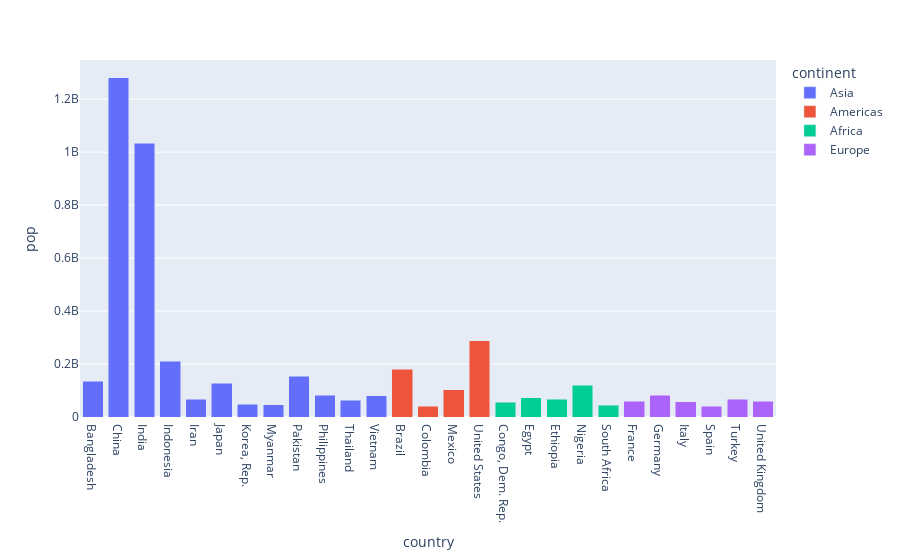

The notebook cell this image was saved under:
### Code cell
fig = px.bar(dados, x='country', y='pop',color='continent', barmode='stack')
fig

### Figure 1 — Plotly figure (JSON) as saved in the notebook; plotly's stock layout.template omitted (floating-point values rounded to 4 significant figures)
{"data": [{"alignmentgroup": "True", "hovertemplate": "continent=Asia<br>country=%{x}<br>pop=%{y}<extra></extra>", "legendgroup": "Asia", "marker": {"color": "#636efa", "pattern": {"shape": ""}}, "name": "Asia", "offsetgroup": "Asia", "orientation": "v", "showlegend": true, "textposition": "auto", "type": "bar", "x": ["Bangladesh", "China", "India", "Indonesia", "Iran", "Japan", "Korea, Rep.", "Myanmar", "Pakistan", "Philippines", "Thailand", "Vietnam"], "xaxis": "x", "y": [135656790, 1280400000, 1034172547, 211060000, 66907826, 127065841, 47969150, 45598081, 153403524, 82995088, 62806748, 80908147], "yaxis": "y"}, {"alignmentgroup": "True", "hovertemplate": "continent=Americas<br>country=%{x}<br>pop=%{y}<extra></extra>", "legendgroup": "Americas", "marker": {"color": "#EF553B", "pattern": {"shape": ""}}, "name": "Americas", "offsetgroup": "Americas", "orientation": "v", "showlegend": true, "textposition": "auto", "type": "bar", "x": ["Brazil", "Colombia", "Mexico", "United States"], "xaxis": "x", "y": [179914212, 41008227, 102479927, 287675526], "yaxis": "y"}, {"alignmentgroup": "True", "hovertemplate": "continent=Africa<br>country=%{x}<br>pop=%{y}<extra></extra>", "legendgroup": "Africa", "marker": {"color": "#00cc96", "pattern": {"shape": ""}}, "name": "Africa", "offsetgroup": "Africa", "orientation": "v", "showlegend": true, "textposition": "auto", "type": "bar", "x": ["Congo, Dem. Rep.", "Egypt", "Ethiopia", "Nigeria", "South Africa"], "xaxis": "x", "y": [55379852, 73312559, 67946797, 119901274, 44433622], "yaxis": "y"}, {"alignmentgroup": "True", "hovertemplate": "continent=Europe<br>country=%{x}<br>pop=%{y}<extra></extra>", "legendgroup": "Europe", "marker": {"color": "#ab63fa", "pattern": {"shape": ""}}, "name": "Europe", "offsetgroup": "Europe", "orientation": "v", "showlegend": true, "textposition": "auto", "type": "bar", "x": ["France", "Germany", "Italy", "Spain", "Turkey", "United Kingdom"], "xaxis": "x", "y": [59925035, 82350671, 57926999, 40152517, 67308928, 59912431], "yaxis": "y"}], "layout": {"barmode": "stack", "legend": {"title": {"text": "continent"}, "tracegroupgap": 0}, "margin": {"t": 60}, "xaxis": {"anchor": "y", "domain": [0, 1], "title": {"text": "country"}}, "yaxis": {"anchor": "x", "domain": [0, 1], "title": {"text": "pop"}}}}
